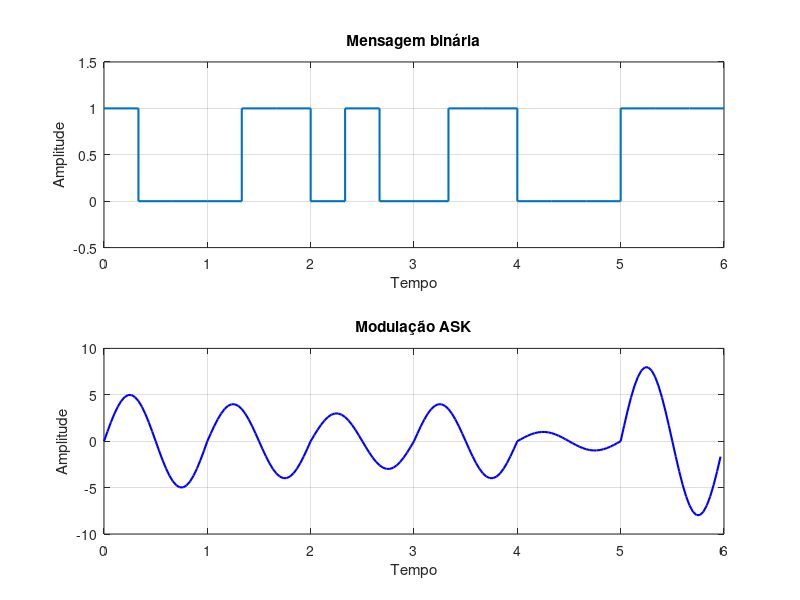

Here is the MATLAB script that generated this plot:
%ASK-tribit
f1=1;%Frequência em Hz
t=0:1/30:1-1/30;

%Sinais analógicos para a modulação ASK-Tribit

sa7=8*sin(2*pi*f1*t); % 111 - 8
sa6=7*sin(2*pi*f1*t); % 110 - 7
sa5=6*sin(2*pi*f1*t); % 101 - 6
sa4=5*sin(2*pi*f1*t); % 100 - 5
sa3=4*sin(2*pi*f1*t); % 011 - 4
sa2=3*sin(2*pi*f1*t); % 010 - 3
sa1=2*sin(2*pi*f1*t); % 001 - 2
sa0=sin(2*pi*f1*t);   % 000 - 1

b1=[ 1 0 0 0 1 1 0 1 0 0 1 1 0 0 0 1 1 1 ]%Sinal binário a ser transmitido
b=[5 4 3 4 1 8] %Sinal decimal(digital) a ser transmitido
n = 6;
ask = [];
for i=1:n
  if b(i)==1
    ask=[ask sa0];
  end
  if b(i)==2
    ask=[ask sa1];
  end
  if b(i)==3
    ask=[ask sa2];
  end
  if b(i)==4
    ask=[ask sa3];
  end
  if b(i)==5
    ask=[ask sa4];
  end
  if b(i)==6
    ask=[ask sa5];
  end
  if b(i)==6
    ask=[ask sa6];
  end
  if b(i)==8
    ask=[ask sa7];
  end
end
subplot(211)
stairs(0:1/3:6,[b1(1:18) b1(18)],'linewidth',1.5) 
axis([0 6 -0.5 1.5])
title('Mensagem binária');grid on
xlabel('Tempo');ylabel('Amplitude')
subplot(212)

tb=0:1/30:6-1/30;
plot(tb, ask(1:6*30),'b','linewidth',1.5)
title('Modulação ASK');grid on
xlabel('Tempo');ylabel('Amplitude')